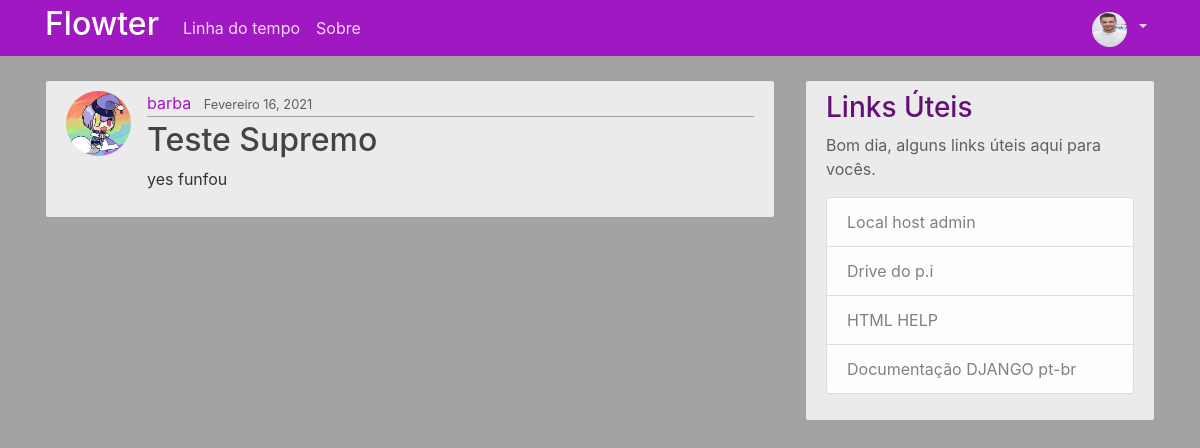
The app's page /post/12/ (signed in) with its own data.
### users/models.py (models this page shows, shortened)
class Profile(models.Model):
    user = models.OneToOneField(User, on_delete=models.CASCADE)
    image = models.ImageField(default='default.jpg', upload_to='profile_pics')

### blog/models.py (models this page shows, shortened)
class Post(models.Model):
    title = models.CharField(max_length=100)
    content = models.TextField()
    date_posted = models.DateTimeField(default=timezone.now)
    author = models.ForeignKey(User, on_delete=models.CASCADE)

### blog/views.py (the view)
# urls.py: path('post/<int:pk>/', PostDetailView.as_view(), name='post-detail'),
class PostDetailView(DetailView):
    model = Post

### blog/templates/blog/post_detail.html (shortened to what this page needs)
{% extends "blog/base.html" %}
{% block content %}
  <article class="media content-section">
    <img class="rounded-circle article-img" src="{{ object.author.profile.image.url }}">
    <div class="media-body">
      <div class="article-metadata">
        <a class="mr-2" href="/profile/{{post.author}}">{{ object.author }}</a>
        <small class="text-muted">{{ object.date_posted|date:"F d, Y" }}</small>
      </div>
      <h2 class="article-title">{{ object.title }}</h2>
      <p class="article-content">{{ object.content }}</p>
    </div>
  </article>
{% endblock content %}

### blog/templates/blog/base.html (shortened to what this page needs)
{% load static %}
<!DOCTYPE html>
<html>
<head>
    <link rel="stylesheet" href="https://maxcdn.bootstrapcdn.com/bootstrap/4.0.0/css/bootstrap.min.css">
    <link rel="stylesheet" type="text/css" href="{% static 'blog/main.css' %}">
</head>
<body>
    <header class="site-header">
      <nav class="navbar navbar-expand-md navbar-dark bg-steel fixed-top">
        <div class="container">
          <a class="navbar-brand mr-10" href="{% url 'blog-home' %}"><h2 style="color:white;">Flowter</h2></a>
          <div class="collapse navbar-collapse" id="navbarToggle">
            <div class="navbar-nav mr-auto">
              <a class="nav-item nav-link" href="{% url 'blog-home' %}">Linha do tempo</a>
              <a class="nav-item nav-link" href="{% url 'blog-about' %}">Sobre</a>
            </div>
            <div class="navbar-nav">
              {% if user.is_authenticated %}
              <li class="nav-item dropdown">
                <a class="nav-link dropdown-toggle" href="#" id="navbarDropdownMenuLink" role="button" data-toggle="dropdown" aria-haspopup="true" aria-expanded="false">
                  <img class="rounded-circle navbar-img nav-item img-profile" src="{{ user.profile.image.url }}" href="{% url 'profile' %}">
                </a>
              </li>
              {% else %}
                <a class="nav-item nav-link" href="{% url 'login' %}">Login</a>
                <a class="nav-item nav-link" href="{% url 'register' %}">Registrar</a>
              {% endif %}
            </div>
          </div>
        </div>
      </nav>
    </header>
    <main role="main" class="container">
      <div class="row">
        <div class="col-md-8">
          {% block content %}{% endblock %}
        </div>
        <div class="col-md-4">
          <div class="content-section">
            <h3>Links Úteis</h3>
            <p class='text-muted'>Bom dia, alguns links úteis aqui para vocês.
              <ul class="list-group">
                <a class="list-group-item list-group-item-light" href="http://localhost:8000/admin/" target="_blank">Local host admin</a>
                <a class="list-group-item list-group-item-light" href="https://drive.google.com/drive/folders/1qPct0so0Z63tKJW64a8MWNUGxcC2BGue?usp=sharing" target="_blank">Drive do p.i</a>
                <a class="list-group-item list-group-item-light" href="https://www.w3schools.com/html/default.asp" target="_blank">HTML HELP</a>
                <a class="list-group-item list-group-item-light" href="https://docs.djangoproject.com/pt-br/3.1/" target="_blank">Documentação DJANGO pt-br</a>
              </ul>
            </p>
          </div>
        </div>
      </div>
    </main>
</body>
</html>

### blog/static/blog/main.css (style rules this page uses)
body { background: #a3a3a3; color: #333333; margin-top: 5rem; }
h1, h2, h3, h4, h5, h6 { color: #631077; }
ul { margin: 0; }
.bg-steel { background-color: #a018c2; }
.site-header .navbar-nav .nav-link { color: #f6d9ff; }
.content-section { background: #ebebeb; padding: 10px 20px; border: 1px solid #a0a0a0; border-radius: 3px; margin-bottom: 20px; }
.article-title { color: #444444; }
.article-content { white-space: pre-line; }
.article-img { height: 65px; width: 65px; margin-right: 16px; }
.article-metadata { padding-bottom: 1px; margin-bottom: 4px; border-bottom: 1px solid #a0a0a0 }
.navbar { padding: 0rem 0rem 0rem 0rem; }
.navbar-img { height: 35px; width: 35px; margin-top: 3px; margin-right: 3px; }
.img-profile { transition: all 0.5s ease; }
a { color: #a018c2; }
.text-muted { color: #5f5f5f!important; }

### records on screen
Post: author.profile.image (picture), author "barba", date_posted "Fevereiro 16, 2021", title "Teste Supremo", content "yes funfou"
